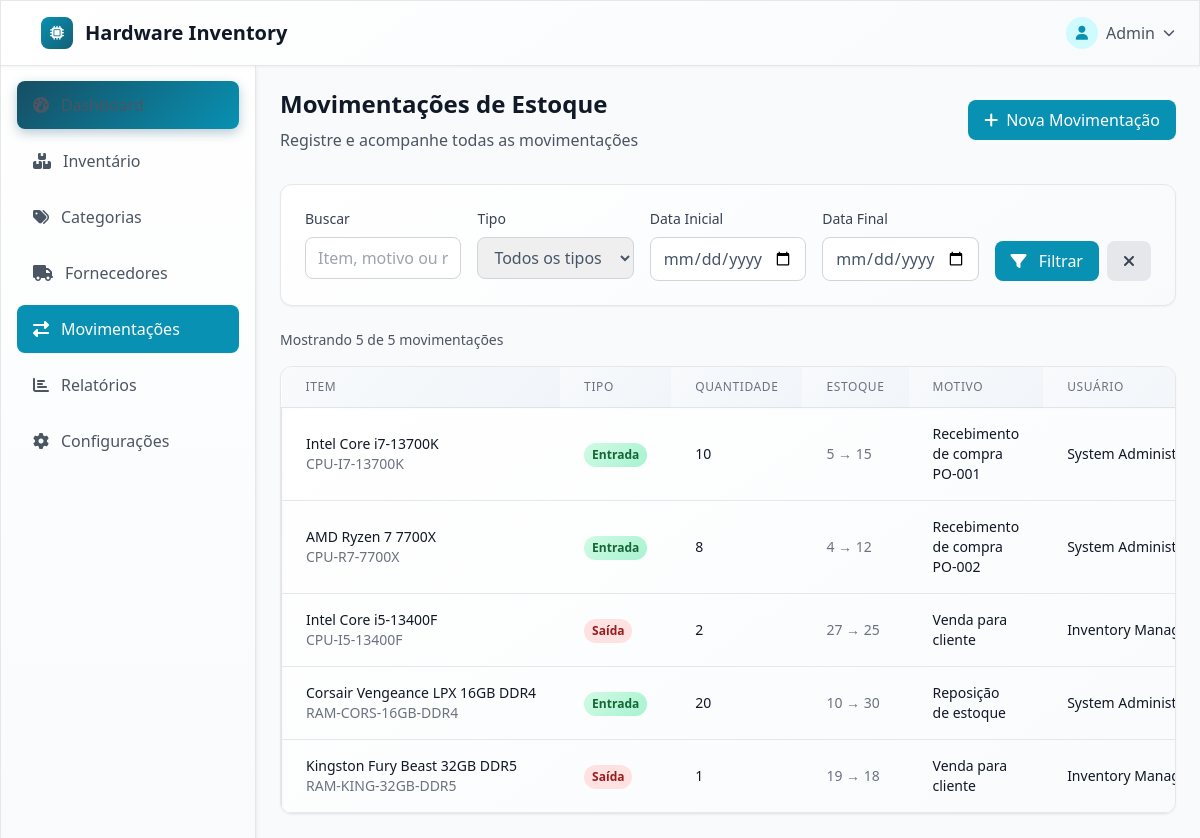
Screenshot of /movements.php with the database file from the repository.
### tables this page shows
CREATE TABLE IF NOT EXISTS stock_movements (
    id INT AUTO_INCREMENT PRIMARY KEY,
    hardware_item_id INT NOT NULL,
    movement_type ENUM('in', 'out', 'adjustment') NOT NULL,
    quantity INT NOT NULL,
    previous_quantity INT NOT NULL,
    new_quantity INT NOT NULL,
    reason VARCHAR(255),
    reference_number VARCHAR(100),
    user_id INT,
    created_at TIMESTAMP DEFAULT CURRENT_TIMESTAMP,
    FOREIGN KEY (hardware_item_id) REFERENCES hardware_items(id) ON DELETE CASCADE,
    FOREIGN KEY (user_id) REFERENCES users(id) ON DELETE SET NULL
);

CREATE TABLE IF NOT EXISTS hardware_items (
    id INT AUTO_INCREMENT PRIMARY KEY,
    name VARCHAR(200) NOT NULL,
    description TEXT,
    category_id INT,
    supplier_id INT,
    sku VARCHAR(100) UNIQUE,
    barcode VARCHAR(100),
    unit_price DECIMAL(10,2),
    quantity_in_stock INT DEFAULT 0,
    minimum_stock_level INT DEFAULT 0,
    location VARCHAR(100),
    status ENUM('active', 'discontinued', 'out_of_stock') DEFAULT 'active',
    created_at TIMESTAMP DEFAULT CURRENT_TIMESTAMP,
    updated_at TIMESTAMP DEFAULT CURRENT_TIMESTAMP ON UPDATE CURRENT_TIMESTAMP,
    FOREIGN KEY (category_id) REFERENCES categories(id) ON DELETE SET NULL,
    FOREIGN KEY (supplier_id) REFERENCES suppliers(id) ON DELETE SET NULL
);

CREATE TABLE IF NOT EXISTS users (
    id INT AUTO_INCREMENT PRIMARY KEY,
    username VARCHAR(50) UNIQUE NOT NULL,
    email VARCHAR(100) UNIQUE NOT NULL,
    password_hash VARCHAR(255) NOT NULL,
    full_name VARCHAR(100) NOT NULL,
    role ENUM('admin', 'manager', 'employee') DEFAULT 'employee',
    created_at TIMESTAMP DEFAULT CURRENT_TIMESTAMP,
    updated_at TIMESTAMP DEFAULT CURRENT_TIMESTAMP ON UPDATE CURRENT_TIMESTAMP,
    is_active BOOLEAN DEFAULT TRUE
);

### movements.php (the view, shortened to what this page needs)
<?php
$pdo = getDBConnection();
$search = $_GET['search'] ?? '';
$date_from = $_GET['date_from'] ?? '';
$date_to = $_GET['date_to'] ?? '';
$page = max(1, intval($_GET['page'] ?? 1));
$limit = 20;
$offset = ($page - 1) * $limit;
$where_conditions = ["1=1"];
$params = [];
$where_clause = implode(' AND ', $where_conditions);
try {
    $count_sql = "
        SELECT COUNT(*) as total
        FROM stock_movements sm
        LEFT JOIN hardware_items hi ON sm.hardware_item_id = hi.id
        WHERE $where_clause
    ";
    $count_stmt = $pdo->prepare($count_sql);
    $count_stmt->execute($params);
    $total_movements = $count_stmt->fetch()['total'];
} catch(PDOException $e) {
    $total_movements = 0;
    $total_pages = 1;
}
try {
    $sql = "
        SELECT sm.*, hi.name as item_name, hi.sku, u.full_name as user_name
        FROM stock_movements sm
        LEFT JOIN hardware_items hi ON sm.hardware_item_id = hi.id
        LEFT JOIN users u ON sm.user_id = u.id
        WHERE $where_clause
        ORDER BY sm.created_at DESC
        LIMIT :limit OFFSET :offset
    ";
    $stmt = $pdo->prepare($sql);
    $stmt->bindValue(':limit', $limit, PDO::PARAM_INT);
    $stmt->bindValue(':offset', $offset, PDO::PARAM_INT);
    $stmt->execute();
    $movements = $stmt->fetchAll();
} catch(PDOException $e) {
    $movements = [];
}
?>
<!DOCTYPE html>
<html lang="pt-BR">
<head>
    <link href="https://cdnjs.cloudflare.com/ajax/libs/font-awesome/6.4.0/css/all.min.css" rel="stylesheet">
    <script src="https://cdn.tailwindcss.com"></script>
    <link rel="stylesheet" href="assets/css/dashboard.css">
</head>
<body class="bg-gray-50 font-sans">
    <header class="bg-white shadow-sm border-b border-gray-200 fixed top-0 left-0 right-0 z-40">
        <div class="flex items-center justify-between px-6 py-4">
            <div class="flex items-center space-x-4">
                <div class="flex items-center space-x-3">
                    <div class="w-8 h-8 bg-gradient-to-br from-cyan-600 to-cyan-800 rounded-lg flex items-center justify-center">
                        <i class="fas fa-microchip text-white text-sm"></i>
                    </div>
                    <h1 class="text-xl font-bold text-gray-900">Hardware Inventory</h1>
                </div>
            </div>
            <div class="flex items-center space-x-4">
                <div class="relative">
                    <button class="flex items-center space-x-2 text-gray-600 hover:text-gray-900">
                        <div class="w-8 h-8 bg-cyan-100 rounded-full flex items-center justify-center">
                            <i class="fas fa-user text-cyan-600 text-sm"></i>
                        </div>
                        <span class="hidden md:block font-medium">Admin</span>
                        <i class="fas fa-chevron-down text-xs"></i>
                    </button>
                </div>
            </div>
        </div>
    </header>
    <aside id="sidebar" class="fixed left-0 top-16 h-full w-64 bg-white shadow-lg border-r border-gray-200 z-30 transform -translate-x-full lg:translate-x-0 transition-transform duration-300">
        <nav class="p-4 space-y-2">
            <a href="index.php" class="flex items-center space-x-3 px-4 py-3 text-gray-600 hover:bg-gray-100 rounded-lg">
                <i class="fas fa-tachometer-alt"></i>
                <span class="font-medium">Dashboard</span>
            </a>
            <a href="inventory.php" class="flex items-center space-x-3 px-4 py-3 text-gray-600 hover:bg-gray-100 rounded-lg">
                <i class="fas fa-boxes"></i>
                <span class="font-medium">Inventário</span>
            </a>
            <a href="categories.php" class="flex items-center space-x-3 px-4 py-3 text-gray-600 hover:bg-gray-100 rounded-lg">
                <i class="fas fa-tags"></i>
                <span class="font-medium">Categorias</span>
            </a>
            <a href="suppliers.php" class="flex items-center space-x-3 px-4 py-3 text-gray-600 hover:bg-gray-100 rounded-lg">
                <i class="fas fa-truck"></i>
                <span class="font-medium">Fornecedores</span>
            </a>
            <a href="movements.php" class="flex items-center space-x-3 px-4 py-3 text-white bg-cyan-600 rounded-lg">
                <i class="fas fa-exchange-alt"></i>
                <span class="font-medium">Movimentações</span>
            </a>
            <a href="reports.php" class="flex items-center space-x-3 px-4 py-3 text-gray-600 hover:bg-gray-100 rounded-lg">
                <i class="fas fa-chart-bar"></i>
                <span class="font-medium">Relatórios</span>
            </a>
            <a href="settings.php" class="flex items-center space-x-3 px-4 py-3 text-gray-600 hover:bg-gray-100 rounded-lg">
                <i class="fas fa-cog"></i>
                <span class="font-medium">Configurações</span>
            </a>
        </nav>
    </aside>
    <main class="lg:ml-64 pt-16 min-h-screen">
        <div class="p-6">
            <div class="flex flex-col sm:flex-row sm:items-center sm:justify-between mb-8">
                <div>
                    <h2 class="text-2xl font-bold text-gray-900 mb-2">Movimentações de Estoque</h2>
                    <p class="text-gray-600">Registre e acompanhe todas as movimentações</p>
                </div>
                <div class="mt-4 sm:mt-0">
                    <button onclick="openMovementModal()" class="inline-flex items-center px-4 py-2 bg-cyan-600 text-white font-medium rounded-lg hover:bg-cyan-700 transition-colors">
                        <i class="fas fa-plus mr-2"></i>
                        Nova Movimentação
                    </button>
                </div>
            </div>
            <div class="bg-white rounded-xl shadow-sm border border-gray-200 p-6 mb-6">
                <form method="GET" class="grid grid-cols-1 md:grid-cols-5 gap-4">
                    <div>
                        <label class="block text-sm font-medium text-gray-700 mb-2">Buscar</label>
                        <input type="text" name="search" value="<?php echo htmlspecialchars($search); ?>"
                               placeholder="Item, motivo ou referência..."
                               class="w-full px-3 py-2 border border-gray-300 rounded-lg focus:ring-2 focus:ring-cyan-500 focus:border-transparent">
                    </div>
                    <div>
                        <label class="block text-sm font-medium text-gray-700 mb-2">Tipo</label>
                        <select name="movement_type" class="w-full px-3 py-2 border border-gray-300 rounded-lg focus:ring-2 focus:ring-cyan-500 focus:border-transparent">
                            <option value="">Todos os tipos</option>
                        </select>
                    </div>
                    <div>
                        <label class="block text-sm font-medium text-gray-700 mb-2">Data Inicial</label>
                        <input type="date" name="date_from" value="<?php echo htmlspecialchars($date_from); ?>"
                               class="w-full px-3 py-2 border border-gray-300 rounded-lg focus:ring-2 focus:ring-cyan-500 focus:border-transparent">
                    </div>
                    <div>
                        <label class="block text-sm font-medium text-gray-700 mb-2">Data Final</label>
                        <input type="date" name="date_to" value="<?php echo htmlspecialchars($date_to); ?>"
                               class="w-full px-3 py-2 border border-gray-300 rounded-lg focus:ring-2 focus:ring-cyan-500 focus:border-transparent">
                    </div>
                    <div class="flex items-end space-x-2">
                        <button type="submit" class="flex-1 px-4 py-2 bg-cyan-600 text-white font-medium rounded-lg hover:bg-cyan-700 transition-colors">
                            <i class="fas fa-filter mr-2"></i>
                            Filtrar
                        </button>
                        <a href="movements.php" class="px-4 py-2 bg-gray-200 text-gray-700 font-medium rounded-lg hover:bg-gray-300 transition-colors">
                            <i class="fas fa-times"></i>
                        </a>
                    </div>
                </form>
            </div>
            <div class="flex items-center justify-between mb-4">
                <p class="text-sm text-gray-600">
                    Mostrando <?php echo count($movements); ?> de <?php echo $total_movements; ?> movimentações
                </p>
            </div>
            <div class="bg-white rounded-xl shadow-sm border border-gray-200 overflow-hidden">
                <div class="overflow-x-auto">
                    <table class="w-full">
                        <thead class="bg-gray-50">
                            <tr>
                                <th class="px-6 py-3 text-left text-xs font-medium text-gray-500 uppercase tracking-wider">Item</th>
                                <th class="px-6 py-3 text-left text-xs font-medium text-gray-500 uppercase tracking-wider">Tipo</th>
                                <th class="px-6 py-3 text-left text-xs font-medium text-gray-500 uppercase tracking-wider">Quantidade</th>
                                <th class="px-6 py-3 text-left text-xs font-medium text-gray-500 uppercase tracking-wider">Estoque</th>
                                <th class="px-6 py-3 text-left text-xs font-medium text-gray-500 uppercase tracking-wider">Motivo</th>
                                <th class="px-6 py-3 text-left text-xs font-medium text-gray-500 uppercase tracking-wider">Usuário</th>
                            </tr>
                        </thead>
                        <tbody class="bg-white divide-y divide-gray-200">
                            <?php foreach($movements as $movement): ?>
                            <tr class="hover:bg-gray-50">
                                <td class="px-6 py-4 whitespace-nowrap">
                                    <div>
                                        <div class="text-sm font-medium text-gray-900"><?php echo htmlspecialchars($movement['item_name']); ?></div>
                                        <div class="text-sm text-gray-500"><?php echo htmlspecialchars($movement['sku']); ?></div>
                                    </div>
                                </td>
                                <td class="px-6 py-4 whitespace-nowrap">
                                    <span class="inline-flex px-2 py-1 text-xs font-semibold rounded-full
                                        <?php
                                        switch($movement['movement_type']) {
                                            case 'in': echo 'bg-green-100 text-green-800'; break;
                                            case 'out': echo 'bg-red-100 text-red-800'; break;
                                        }
                                        ?>">
                                        <?php
                                        switch($movement['movement_type']) {
                                            case 'in': echo 'Entrada'; break;
                                            case 'out': echo 'Saída'; break;
                                        }
                                        ?>
                                    </span>
                                </td>
                                <td class="px-6 py-4 whitespace-nowrap text-sm text-gray-900">
                                    <?php echo $movement['quantity']; ?>
                                </td>
                                <td class="px-6 py-4 whitespace-nowrap text-sm text-gray-500">
                                    <?php echo $movement['previous_quantity']; ?> → <?php echo $movement['new_quantity']; ?>
                                </td>
                                <td class="px-6 py-4">
                                    <div class="text-sm text-gray-900"><?php echo htmlspecialchars($movement['reason'] ?? 'N/A'); ?></div>
                                </td>
                                <td class="px-6 py-4 whitespace-nowrap text-sm text-gray-900">
                                    <?php echo htmlspecialchars($movement['user_name'] ?? 'Sistema'); ?>
                                </td>
                            </tr>
                            <?php endforeach; ?>
                        </tbody>
                    </table>
                </div>
            </div>
        </div>
    </main>
</body>
</html>

### assets/css/dashboard.css (style rules this page uses)
:root { --primary-color: #164e63; --primary-light: #0891b2; --secondary-color: #ecfeff; --accent-color: #10b981; --text-primary: #475569; --text-secondary: #64748b; --background: #ffffff; --background-light: #f8fafc; --border-color: #d1d5db; }
body { font-family: "DM Sans", -apple-system, BlinkMacSystemFont, "Segoe UI", Roboto, sans-serif; background-color: var(--background-light); color: var(--text-primary); }
header { backdrop-filter: blur(10px); background-color: rgba(255, 255, 255, 0.95); }
#sidebar { background: linear-gradient(180deg, #ffffff 0%, #f8fafc 100%); box-shadow: 0 4px 6px -1px rgba(0, 0, 0, 0.1), 0 2px 4px -1px rgba(0, 0, 0, 0.06); }
#sidebar nav a { transition: all 0.2s ease-in-out; font-weight: 500; }
#sidebar nav a.active, #sidebar nav a[href="index.php"] { background: linear-gradient(135deg, var(--primary-color) 0%, var(--primary-light) 100%); box-shadow: 0 4px 12px rgba(22, 78, 99, 0.3); }
.bg-white { background: linear-gradient(145deg, #ffffff 0%, #f8fafc 100%); border: 1px solid rgba(209, 213, 219, 0.5); box-shadow: 0 1px 3px rgba(0, 0, 0, 0.1), 0 1px 2px rgba(0, 0, 0, 0.06); transition: all 0.3s ease; }
.bg-green-100 { background: linear-gradient(135deg, #d1fae5 0%, #a7f3d0 100%); }
table { border-collapse: separate; border-spacing: 0; }
table th { background: linear-gradient(135deg, #f8fafc 0%, #f1f5f9 100%); font-weight: 600; letter-spacing: 0.05em; }
table tbody tr { transition: background-color 0.2s ease; }
.bg-green-100 { background-color: rgba(16, 185, 129, 0.1); }
.text-green-800 { color: #065f46; }
.bg-red-100 { background-color: rgba(239, 68, 68, 0.1); }
.text-red-800 { color: #991b1b; }

### rows the page displays
stock_movements: hardware_item.name "Intel Core i7-13700K", hardware_item.sku "CPU-I7-13700K", movement_type "Entrada", quantity "10", previous_quantity "5", new_quantity "15", reason "Recebimento de compra PO-001", user.full_name "System…"
stock_movements: hardware_item.name "AMD Ryzen 7 7700X", hardware_item.sku "CPU-R7-7700X", movement_type "Entrada", quantity "8", previous_quantity "4", new_quantity "12", reason "Recebimento de compra PO-002", user.full_name "System…"
stock_movements: hardware_item.name "Intel Core i5-13400F", hardware_item.sku "CPU-I5-13400F", movement_type "Saída", quantity "2", previous_quantity "27", new_quantity "25", reason "Venda para cliente", user.full_name "Inventory…"
stock_movements: hardware_item.name "Corsair Vengeance LPX 16GB DDR4", hardware_item.sku "RAM-CORS-16GB-DDR4", movement_type "Entrada", quantity "20", previous_quantity "10", new_quantity "30", reason "Reposição de estoque", user.full_name "System…"
stock_movements: hardware_item.name "Kingston Fury Beast 32GB DDR5", hardware_item.sku "RAM-KING-32GB-DDR5", movement_type "Saída", quantity "1", previous_quantity "19", new_quantity "18", reason "Venda para cliente", user.full_name "Inventory…"

### other values shown
count($movements) "5"
$total_movements "5"
